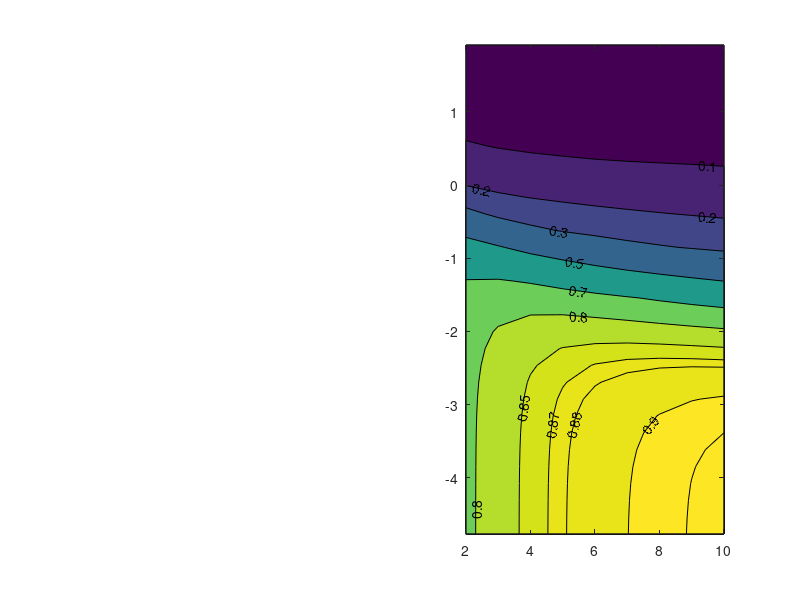

This figure's MATLAB source: (Note: this script raises an error after producing the figure.)
clear all 
close all 

data2=importdata("dats/Pe_d2a_2.txt"); 
data4=importdata("dats/Pe_d2a_4.txt"); 
data6=importdata("dats/Pe_d2a_6.txt"); 
data8=importdata("dats/Pe_d2a_8.txt"); 
data10=importdata("dats/Pe_d2a_10.txt");

data3=importdata("dats/Pe_d2a_3.txt"); 
data5=importdata("dats/Pe_d2a_5.txt"); 
data7=importdata("dats/Pe_d2a_7.txt"); 
data9=importdata("dats/Pe_d2a_9.txt"); 

for i=1:30
   plotdata2(i,1)=2; %d/2a
   plotdata3(i,1)=3; 
   plotdata4(i,1)=4; 
   plotdata5(i,1)=5; 
   plotdata6(i,1)=6; 
   plotdata7(i,1)=7; 
   plotdata8(i,1)=8; 
   plotdata9(i,1)=9; 
   plotdata10(i,1)=10; 
   
   plotdata2(i,2)=log10( data2(i,1)) ; %Pe
   plotdata2(i,3)=data2(i,3);
   plotdata2(i,4)=data2(i,2);
   
   plotdata3(i,2)=log10( data3(i,1)) ; %Pe
   plotdata3(i,3)=data3(i,3);
   plotdata3(i,4)=data3(i,2);
   
   plotdata4(i,2)=log10( data4(i,1)) ; %Pe
   plotdata4(i,3)=data4(i,3);
   plotdata4(i,4)=data4(i,2);
   
   plotdata5(i,2)=log10( data5(i,1)) ; %Pe
   plotdata5(i,3)=data5(i,3);
   plotdata5(i,4)=data5(i,2);
   
   plotdata6(i,2)=log10( data6(i,1)) ; %Pe
   plotdata6(i,3)=data6(i,3);
   plotdata6(i,4)=data6(i,2);
   
   plotdata7(i,2)=log10( data7(i,1)) ; %Pe
   plotdata7(i,3)=data7(i,3);
   plotdata7(i,4)=data7(i,2);
   
   plotdata8(i,2)=log10( data8(i,1)) ; %Pe
   plotdata8(i,3)=data8(i,3);
   plotdata8(i,4)=data8(i,2);
   
   plotdata9(i,2)=log10( data9(i,1)) ; %Pe
   plotdata9(i,3)=data9(i,3);
   plotdata9(i,4)=data9(i,2);
   
   plotdata10(i,2)=log10( data10(i,1)) ; %Pe
   plotdata10(i,3)=data10(i,3);
   plotdata10(i,4)=data10(i,2);
   
end


x=[2,3,4,5,6,7,8,9,10]; 
y=plotdata2(:,2); 
[X,Y]=meshgrid(x,y); 

Z=zeros(length(y),length(x)); 
Zf=zeros(length(y),length(x)); 

for i=1:length(y)
   Z(i,1) = plotdata2(i,3); 
   Z(i,2) = plotdata3(i,3); 
   Z(i,3) = plotdata4(i,3); 
   Z(i,4) = plotdata5(i,3); 
   Z(i,5) = plotdata6(i,3); 
   Z(i,6) = plotdata7(i,3);
   Z(i,7) = plotdata8(i,3);
   Z(i,8) = plotdata9(i,3);
   Z(i,9) = plotdata10(i,3);
   
   
   Zf(i,1) = plotdata2(i,4); 
   Zf(i,2) = plotdata3(i,4); 
   Zf(i,3) = plotdata4(i,4); 
   Zf(i,4) = plotdata5(i,4); 
   Zf(i,5) = plotdata6(i,4); 
   Zf(i,6) = plotdata7(i,4);
   Zf(i,7) = plotdata8(i,4);
   Zf(i,8) = plotdata9(i,4);
   Zf(i,9) = plotdata10(i,4);
end



%%

fig=figure; 



subplot(1,2,2); 
[M,c]=contourf(X,Y,Z,[0.01,0.1,0.2,0.3,0.5,0.7,0.8,0.85,0.87,0.88,0.9,0.91],'Showtext','on'); 


colormap parula
% % 
c.LineWidth=1.5;
clabel(M,c,'FontSize',18)

title('Back Sphere','fontsize',20);
xlabel('$d/2a$','fontsize',20,'interpreter','latex','fontsize',20)
ylabel('$\log{\mathrm{Pe}}$','fontsize',20,'interpreter','latex','fontsize',20)
set(gca,'fontsize',30,'ticklabelinterpreter','latex')
set(gcf,'units','points','position',[30,30,750,750])

%%

subplot(1,2,1);
[M,c]=contourf(X,Y,Zf,[0.01,0.1,0.2,0.3,0.5,0.7,0.8,0.85,0.87,0.88,0.9,0.91],'Showtext','on'); 


colormap parula
% % 
c.LineWidth=1.5;
clabel(M,c,'FontSize',18)

title('Front Sphere','fontsize',20);
xlabel('$d/2a$','interpreter','latex')
ylabel('$\log{\mathrm{Pe}}$','interpreter','latex')
set(gca,'fontsize',30,'ticklabelinterpreter','latex')
set(gcf,'units','points','position',[30,30,1500,750])


set(fig,'Units','Inches');
pos = get(fig,'Position');
set(fig,'PaperPositionMode','Auto','PaperUnits','Inches','PaperSize',[pos(3), pos(4)])
print(fig,'Fig7_Front_and_Back','-dtiff','-r0')

% Difference Plot 
% %%
fig=figure; 
[M,c]=contourf(X,Y,abs(Zf-Z),[0, 0.01,0.02,0.03,0.04,0.05,0.06,0.07,0.08,0.09,0.1],'Showtext','on' ); 


colormap parula
% % 
c.LineWidth=1.5;
clabel(M,c,'FontSize',18)

%surf(X,Y,Zf-Z); 
title('Difference');
xlabel('$d/2a$','interpreter','latex')
ylabel('$\log{\mathrm{Pe}}$','fontsize',27,'interpreter','latex')
set(gca,'fontsize',30,'ticklabelinterpreter','latex')
set(gcf,'units','points','position',[30,30,750,750])

set(fig,'Units','Inches');
pos = get(fig,'Position');
set(fig,'PaperPositionMode','Auto','PaperUnits','Inches','PaperSize',[pos(3), pos(4)])
print(fig,'Fig8_Difference','-dtiff','-r0')